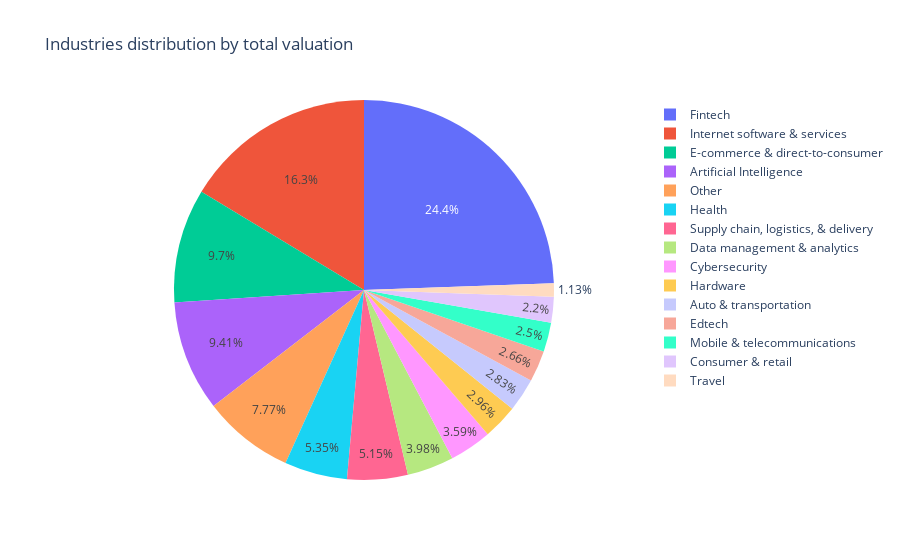

Notebook source saved alongside this figure:
### Code cell
industry_total_val = df[["Industry", "Valuation ($B)"]].groupby(by="Industry").sum()

fig3 = go.Figure()
fig3.add_trace(go.Pie(labels=industry_total_val.index,
                     values=industry_total_val["Valuation ($B)"] 
                     )
             )
fig3.update_layout(title='Industries distribution by total valuation')
fig3.show()

### Figure 1 — Plotly figure (JSON) as saved in the notebook; plotly's stock layout.template omitted (floating-point values rounded to 4 significant figures)
{"data": [{"labels": ["Artificial Intelligence", "Auto & transportation", "Consumer & retail", "Cybersecurity", "Data management & analytics", "E-commerce & direct-to-consumer", "Edtech", "Fintech", "Hardware", "Health", "Internet software & services", "Mobile & telecommunications", "Other", "Supply chain, logistics, & delivery", "Travel"], "type": "pie", "values": [321.2, 96.7, 75.13, 122.7, 135.8, 331.1, 90.77, 833.9, 101.2, 182.5, 558.1, 85.24, 265.2, 175.8, 38.6]}], "layout": {"title": {"text": "Industries distribution by total valuation"}}}
